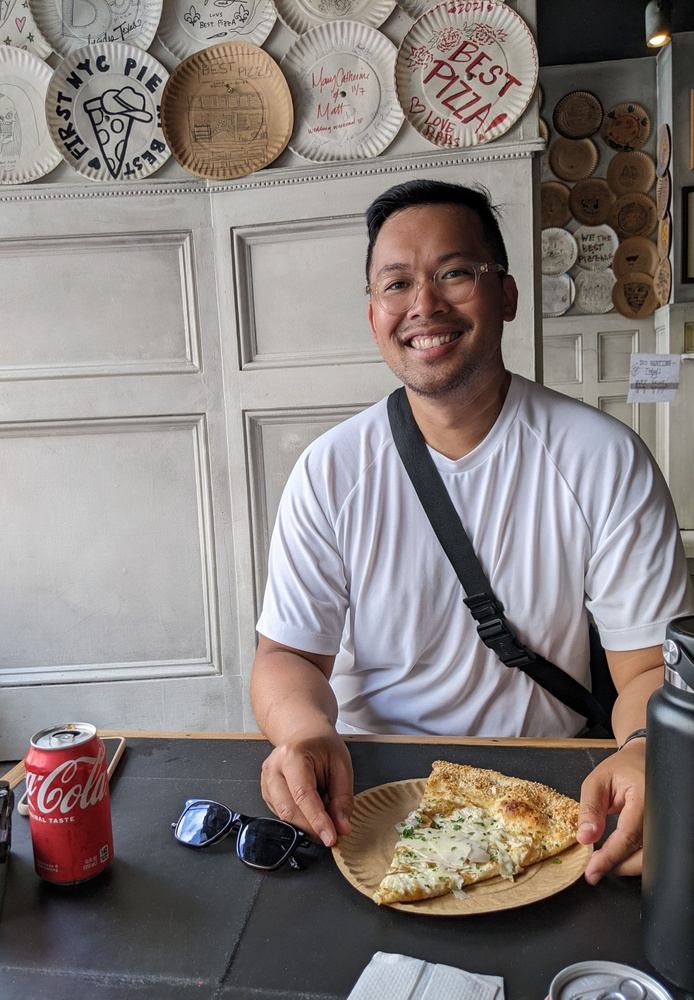
#> input picture Images/best_pizza.jpg, 694 x 1000 px, shrunk from 2786 x 4017 before the run, found by its file name
$ python bean_counter.py
#> lines starting #> are read from the running program, lines starting #| are printed output that depends on the picture; after the words box and inside, x2 and y2 are one past the last pixel; in counts of white or black regions, pixels touching at a corner belong together
### Images/colour_helper.py
# Colour Helper
# Emma
# 13 December 2023

# Do you need help with colours?
# This is for you!

def pixel_to_string(pixel: tuple) -> list:
    """Take a rgb 3-tuple and "interpret it" as a colour and return that colour's name

    Params:
        pixel - 3-tuple of (red, green, blue)

    Return:
        String representing the colour
    """
    r, g, b = pixel

    if g > 95 and r < 120 and b < 120:
        return "green"
    if g < 25 and b < 25 and r > 150:
        return "red"
    if g < 100 and b < 100 and r > 155:
        return "ball red"
    if g <= 95 and b >= 95 and r <= 95:
        return "blue"

print(pixel_to_string((160, 0, 4))) #red

def is_light(pixel: tuple) -> bool:
    """Take a rgb 3-tuple and "interpret" it as a colour

    Params:
        pixel - 3-tuple of (red, green and blue)

    Return:
    If the average of the tuple values is greater than or equal to 128, it returns true.
    If less than 128, it returns false.
    """

    r, g, b = pixel

    if sum(pixel)/len(pixel) >= 128:
        return True
    else:
        return False

black_pixel = (0, 0, 0)
dark_gray_pixel = (127, 127, 127)
light_gray_pixel = (128, 128, 128)
white_pixel = (255, 255, 255)

(is_light(black_pixel))            # False
(is_light(dark_gray_pixel))        # False
(is_light(light_gray_pixel))       # True
(is_light(white_pixel))            # True

from PIL import Image

with Image.open("./Images/best_pizza.jpg") as im:

    # store the height and width of the image
#> im is the input picture: PIL image 694x1000 RGB; mean R, G, B 134.1, 126.4, 124.1
    image_height = im.height
#> image_height = 1000
    image_width = im.width
#> image_width = 694

    white_pixel = (255, 255, 255)
    black_pixel = (0, 0, 0)

    for y in range(image_height):
        for x in range(image_width):
            pixel = im.getpixel((x, y))
            # check pixel if it's white
            if is_light(pixel) == True:
                # replace it with a white pixel
                im.putpixel((x, y), white_pixel)
            else:
                im.putpixel((x, y), black_pixel)
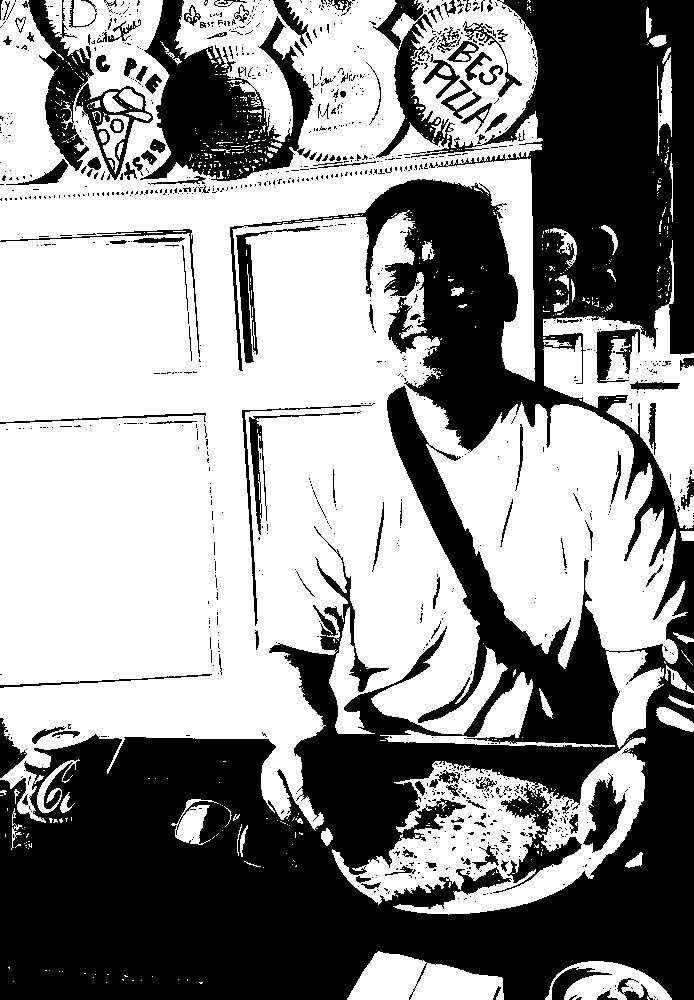
#> im: PIL image 694x1000 RGB; 56.7% white; 1061 black regions (917 under 20 px), largest, box (x1, y1, x2, y2) and area: (0, 0, 694, 1000) 255909, (140, 0, 314, 181) 14387, (22, 0, 94, 171) 4079

    # save the image
    im.save("./Images/result.jpg")

# [20 lines left out: functions pixel_to_grayscale, iamge_to_grayscale, not called in this run]

### Images/bean_counter.py
# Jelly Bean Colour Counter
# Emma Xu
# 9 January 2024

# Version 0.1 ---
# Count all red pixels
# Report on the percentage of all red
# Version 0.2 ---
# Count all green pixels
# Report on the percentage of all green
# Version 0.3 ---
# Count all the blue pixels
# Report on the percentage of all blue

from PIL import Image

import colour_helper

RED_PIXEL = (150, 0, 0)
GREEN_PIXEL = (0, 150, 0)
BLUE_PIXEL = (0, 0, 255)

jelly_bean_img = Image.open("./Images/Jelly Beans.jpg")
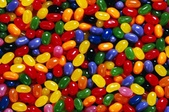
#> input picture Images/Jelly Beans.jpg, 169 x 112 px, shrunk from 680 x 450 before the run, found by its file name
#> jelly_bean_img is the input picture: PIL image 169x112 RGB; mean R, G, B 133.1, 71.2, 33.6

red_pixels = []
green_pixels = []
blue_pixels = []

# Visit every pixel in the image
for y in range(jelly_bean_img.height):
    for x in range(jelly_bean_img.width):
        current_pixel = jelly_bean_img.getpixel((x,y))
        # If that pixel is red, store the location
        if colour_helper.pixel_to_string(current_pixel) == "red":
            red_pixels.append((x, y))
        elif colour_helper.pixel_to_string(current_pixel) == "green":
            green_pixels.append((x, y))
        elif colour_helper.pixel_to_string(current_pixel) == "blue":
            blue_pixels.append((x,y))

# Calculate the percentage of all jelly bean colours
red_percentage = len(red_pixels) / (jelly_bean_img.width * jelly_bean_img.height) * 100
green_percentage = len(green_pixels) / (jelly_bean_img.width * jelly_bean_img.height) * 100
blue_percentage = len(blue_pixels) / (jelly_bean_img.width * jelly_bean_img.height) * 100

# Create a map of all found pixels for a respective colour
original_size = (jelly_bean_img.width, jelly_bean_img.height)
pixel_map = Image.new("RGB", original_size)
#> pixel_map: PIL image 169x112 RGB; every value is 0

for pixel_loc in red_pixels:
    pixel_map.putpixel(pixel_loc, RED_PIXEL)
#> this loop made 2376 passes
#> pixel_loc on passes 1 to 3: (35, 0), (38, 0), (39, 0)
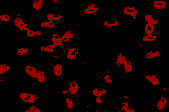
#> pixel_map: PIL image 169x112 RGB; mean R, G, B 18.8, 0, 0
for pixel_loc in green_pixels:
    pixel_map.putpixel(pixel_loc, GREEN_PIXEL)
#> this loop made 788 passes
#> pixel_loc on passes 1 to 3: (8, 0), (97, 0), (98, 0)
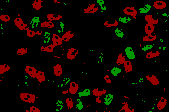
#> pixel_map: PIL image 169x112 RGB; mean R, G, B 18.8, 6.2, 0
for pixel_loc in blue_pixels:
    pixel_map.putpixel(pixel_loc, BLUE_PIXEL)
#> this loop made 1038 passes
#> pixel_loc on passes 1 to 3: (13, 0), (14, 0), (15, 0)
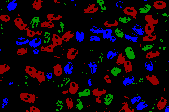
#> pixel_map: PIL image 169x112 RGB; mean R, G, B 18.8, 6.2, 14

pixel_map.save("./Images/pixel_map.jpg")

pixel_map.close()

print(f"Red Jelly Beans: {round(red_percentage, 2)}%")
#| Red Jelly Beans: 12.55%
print(f"Green Jelly Beans: {round(green_percentage, 2)}%")
#| Green Jelly Beans: 4.16%
print(f"Blue Jelly Beans: {round(blue_percentage, 2)}%")
#| Blue Jelly Beans: 5.48%
